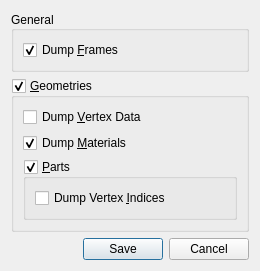
<?xml version="1.0" encoding="UTF-8"?>
<ui version="4.0">
 <class>DFFXMLDumpDialog</class>
 <widget class="QDialog" name="DFFXMLDumpDialog">
  <property name="geometry">
   <rect>
    <x>0</x>
    <y>0</y>
    <width>260</width>
    <height>271</height>
   </rect>
  </property>
  <property name="windowTitle">
   <string>XML Dump Options</string>
  </property>
  <layout class="QVBoxLayout" name="verticalLayout">
   <item>
    <widget class="QGroupBox" name="groupBox">
     <property name="title">
      <string>General</string>
     </property>
     <property name="alignment">
      <set>Qt::AlignLeading|Qt::AlignLeft|Qt::AlignVCenter</set>
     </property>
     <layout class="QVBoxLayout" name="verticalLayout_2">
      <item>
       <widget class="QCheckBox" name="frameBox">
        <property name="text">
         <string>Dump &amp;Frames</string>
        </property>
        <property name="checked">
         <bool>true</bool>
        </property>
       </widget>
      </item>
     </layout>
    </widget>
   </item>
   <item>
    <widget class="QGroupBox" name="geometryBox">
     <property name="title">
      <string>&amp;Geometries</string>
     </property>
     <property name="checkable">
      <bool>true</bool>
     </property>
     <property name="checked">
      <bool>true</bool>
     </property>
     <layout class="QVBoxLayout" name="verticalLayout_3">
      <item>
       <widget class="QCheckBox" name="vertexDataBox">
        <property name="text">
         <string>Dump &amp;Vertex Data</string>
        </property>
       </widget>
      </item>
      <item>
       <widget class="QCheckBox" name="materialBox">
        <property name="text">
         <string>Dump &amp;Materials</string>
        </property>
        <property name="checked">
         <bool>true</bool>
        </property>
       </widget>
      </item>
      <item>
       <widget class="QGroupBox" name="partBox">
        <property name="enabled">
         <bool>true</bool>
        </property>
        <property name="title">
         <string>&amp;Parts</string>
        </property>
        <property name="flat">
         <bool>false</bool>
        </property>
        <property name="checkable">
         <bool>true</bool>
        </property>
        <layout class="QVBoxLayout" name="verticalLayout_4">
         <item>
          <widget class="QCheckBox" name="indexBox">
           <property name="text">
            <string>Dump Vertex &amp;Indices</string>
           </property>
          </widget>
         </item>
        </layout>
       </widget>
      </item>
     </layout>
    </widget>
   </item>
   <item>
    <widget class="QDialogButtonBox" name="buttonBox">
     <property name="standardButtons">
      <set>QDialogButtonBox::Cancel|QDialogButtonBox::Save</set>
     </property>
     <property name="centerButtons">
      <bool>false</bool>
     </property>
    </widget>
   </item>
  </layout>
 </widget>
 <resources/>
 <connections/>
</ui>
